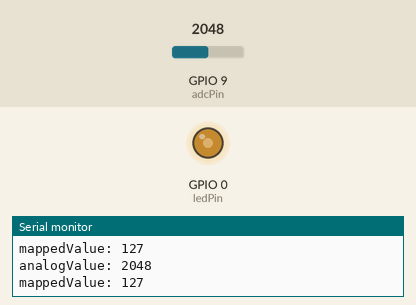
The program below on a simulated ESP32-S3. Parts: output pins drawn as LEDs (lit = HIGH), the last lines printed to the serial monitor. Inputs (shaded band) come from the test bench; at power-on: GPIO 9 (adcPin) = 2048.

Above: at 1.2 s.
1.3 s: GPIO 9 (adcPin) set to 1665
At 1.9 s:
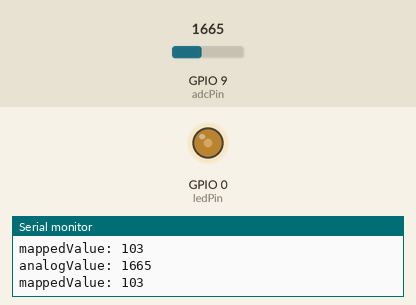
2.8 s: GPIO 9 (adcPin) set to 1558
At 3.1 s:
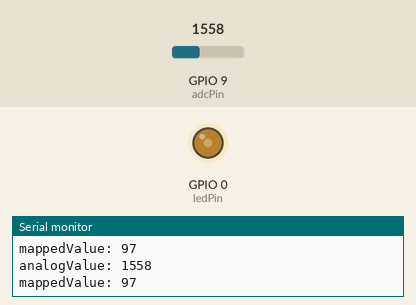
4.3 s: GPIO 9 (adcPin) set to 1055
At 5.4 s:
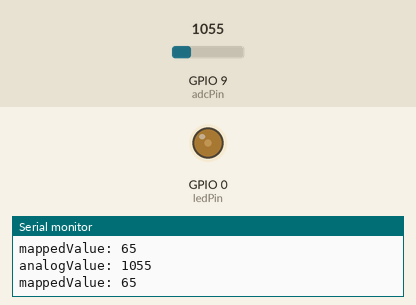
5.8 s: GPIO 9 (adcPin) set to 946
At 6.5 s:
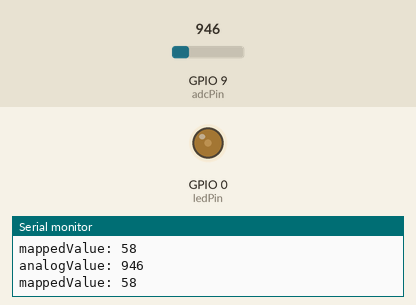
7.3 s: GPIO 9 (adcPin) set to 11
At 8.5 s:
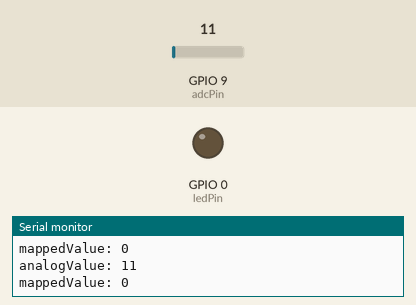
8.8 s: GPIO 9 (adcPin) set to 8
Timing chart, 0 to 11.3 s (numbered marks = the images above; inputs shaded):
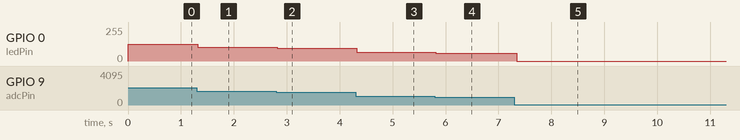

Measured:
- after the input at 1.3 s, GPIO 0 (ledPin): 127/255 → 103/255 at once
- after the input at 2.8 s, GPIO 0 (ledPin): 103/255 → 97/255 at once
- after the input at 4.3 s, GPIO 0 (ledPin): 97/255 → 65/255 at once
- after the input at 5.8 s, GPIO 0 (ledPin): 65/255 → 58/255 at once
- after the input at 7.3 s, GPIO 0 (ledPin): 58/255 → 0/255 after 0.05 s

The program:

main.cpp
```cpp
#include <Arduino.h>

int analogValue;
int mappedValue;

int ledPin = 0;
int adcPin = 9;

void setup() {
  Serial.begin(9600);
  pinMode(ledPin, OUTPUT);
  ledcSetup(0, 5000, 8);
  ledcAttachPin(ledPin, 0);
}

void message(){
  Serial.print("analogValue: ");
  Serial.println(analogValue);

  Serial.print("mappedValue: ");
  Serial.println(mappedValue);
}

void calculateBrightness(){
  // 这里可以添加一些算法来调整亮度，例如非线性映射、曲线调整等
  // 目前我们直接使用mappedValue作为PWM值
  analogValue = analogRead(adcPin);

  mappedValue = map(analogValue, 0, 4095, 0, 255);
}

void controlLED(){
  // 直接将mappedValue写入PWM控制LED亮度
  ledcWrite(0, mappedValue);
}

void loop() {

  calculateBrightness();

  message();

  controlLED();
  delay(20); // 小延迟，避免过于频繁地读取和控制

}
```
